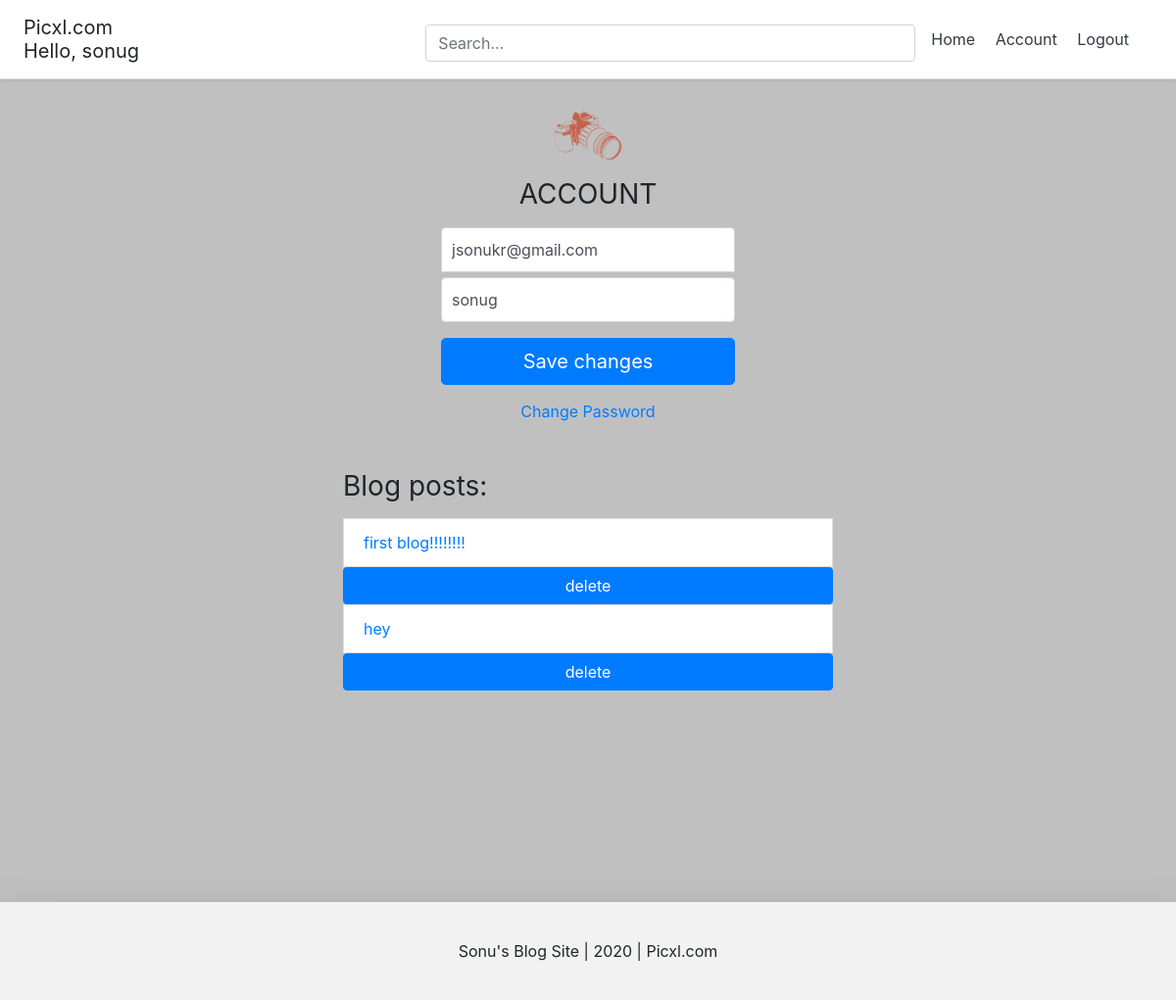
The app's page /account/ (signed in) with its own data.
### account/models.py (models this page shows, shortened)
class Account(AbstractBaseUser):
    email                   = models.EmailField(verbose_name="email", max_length=60, unique=True)
    username                = models.CharField(max_length=30, unique=True)
    date_joined             = models.DateTimeField(verbose_name='date joined', auto_now_add=True)
    last_login              = models.DateTimeField(verbose_name='last login', auto_now=True)
    is_admin                = models.BooleanField(default=False)
    is_active               = models.BooleanField(default=True)
    is_staff                = models.BooleanField(default=False)
    is_superuser            = models.BooleanField(default=False)
    USERNAME_FIELD = 'email'
    REQUIRED_FIELDS = ['username', ]
    objects = MyAccountManager()

### blog/models.py (models this page shows)
class BlogPost(models.Model):
	title 					= models.CharField(max_length=50, null=False, blank=False)
	body 					= models.TextField(max_length=500000, null=False, blank=False)
	image		 			= models.ImageField(upload_to=upload_location, null=True, blank=True)
	date_published 			= models.DateTimeField(auto_now=True, verbose_name="date published")
	date_updated 			= models.DateTimeField(auto_now=True, verbose_name="date updated")
	author 					= models.ForeignKey(settings.AUTH_USER_MODEL, on_delete=models.CASCADE)
	slug 					= models.SlugField(blank=True, unique=True)
	def __str__(self):
		return self.title

### account/views.py (the view)
# urls.py: path('account/',account_view,name='account'),
def account_view(request):
	if not request.user.is_authenticated:
		return redirect("login")
	context = {}
	if request.POST:
		form = AccountUpdateForm(request.POST, instance=request.user)
		if form.is_valid():
			form.initial={
				"email": request.POST['email'],
				"username": request.POST['username']
			}
			form.save()
			context['success_message'] = "Updated"
	else:
		form = AccountUpdateForm(
			initial={
				"email": request.user.email,
				"username": request.user.username,
			}
		)
	context['account_form'] = form
	blog_posts = BlogPost.objects.filter(author=request.user)
	context['blog_posts'] = blog_posts
	return render(request,'account/account.html',context)

### account/forms.py (shortened to what this page needs)
class AccountUpdateForm(forms.ModelForm):
	class Meta:
		model = Account
		fields = ('email',"username")

### account/templates/account/account.html (shortened to what this page needs)
{% extends 'base.html' %}
{% load static %}
{% block content %}
<form class="form-signin" method="post">{% csrf_token %}
  <div class="d-flex flex-column pb-3">
    <img class="img-fluid mx-auto d-block" src="{% static 'camera.png' %}" alt="Picxl.co logo" width="72" height="72">
  </div>
  <h1 class="h3 mb-3 font-weight-normal">ACCOUNT</h1>
  <input type="email" name="email" id="inputEmail" class="form-control" placeholder="Email address" required autofocus value="{{account_form.initial.email}}">
  <input type="text" name="username" id="inputUsername" class="form-control" placeholder="Username" required autofocus value="{{account_form.initial.username}}">
  <button class="btn btn-lg btn-primary btn-block" type="submit">Save changes</button>
</form>
<div class="d-flex flex-column">
  <a class="m-auto" href="{% url 'password_change'%}"> Change Password</a>
  <div class="container mt-4 p-4">
  <div class="row">
    <div class="blog-posts">
      <h3 class="mb-3 font-weight-normal">Blog posts:</h3>
      {% if blog_posts %}
        <ul class="list-group">
        {% for post in blog_posts %}
          <a href="{% url 'blog:detail' post.slug %}" style="text-decoration: none;"><li class="list-group-item">{{post}}</li></a>
          <button class="btn btn-sc btn-primary btn-block" type="submit">delete</button>
        {% endfor %}
        </ul>
      {% else %}
        <p>You have no blog posts. Create a post <a href="{% url 'blog:create' %}">here</a>.</p>
      {% endif %}
    </div>
  </div>
</div>
</div>
{% endblock content %}

### templates/snippets/header.html (shortened to what this page needs)
	<link rel="stylesheet" href="https://stackpath.bootstrapcdn.com/bootstrap/4.5.0/css/bootstrap.min.css">
<div class="d-flex flex-column flex-md-row align-items-center p-3 px-md-4 mb-3 bg-white border-bottom shadow-sm">
  <h5 class="my-0 mr-md-auto font-weight-normal">Picxl.com
    {% if request.user.is_authenticated %}
      <p class="m-auto">Hello, {{request.user.username}}</p>
    {% endif %}
  </h5>
  <div class="search-bar mt-sm-2 mr-2">
    <form method="get">
      <input class="form-control"  type="text" name="q" id="id_q" placeholder="Search...">
    </form>
  </div>
  <nav class="my-2 my-md-0 mr-md-3">
    {% if request.user.is_authenticated %}
      <a class="p-2 text-dark" href="{% url 'Home' %}">Home</a>
      <a class="p-2 text-dark" href="{% url 'account' %}">Account</a>
      <a class="p-2 text-dark" href="{% url 'logout' %}">Logout</a>
  {% else %}
    <a class="p-2 text-dark" href="{% url 'Home' %}">Home</a>
      <a class="p-2 text-dark" href="{% url 'login' %}">Login</a>
      <a class="btn btn-outline-primary" href="{% url 'register' %}">Register</a>
  {% endif %}
  </nav>
</div>

### templates/snippets/header.html (style rules this page uses)
@media (min-width: 768px) { html { font-size: 16px; } }
.search-bar { max-width: 500px; width: 100%; }
form { width: 100%; }

### templates/snippets/base_css.html (style rules this page uses)
body { background: #C0C0C0 ; }

### account/templates/account/account.html (style rules this page uses)
.form-signin { width: 100%; max-width: 330px; padding: 15px; margin: auto; }
.form-signin .form-control { position: relative; box-sizing: border-box; height: auto; padding: 10px; font-size: 16px; }
.form-signin input[type="email"] { margin-bottom: 5px; border-bottom-right-radius: 0; border-bottom-left-radius: 0; }
.h3 { text-align: center; }
.blog-posts { max-width: 500px; width: 100%; margin: auto; }

### records on screen
Account: user.username "sonug", email "jsonukr@gmail.com", username "sonug"
BlogPost: title "first blog!!!!!!!!"
BlogPost: title "hey"
